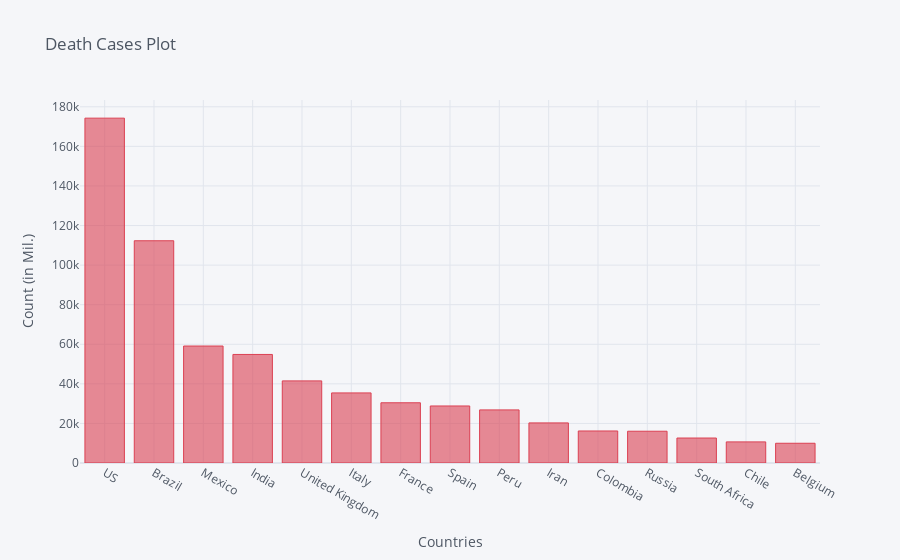

Write notebook code for a chart like this one.
### Code cell
death_df2_plot.iplot(kind='bar', x='Country/Region', y='8/20/20',color='red',
                    title='Death Cases Plot',xTitle='Countries',yTitle='Count (in Mil.)')

### Figure 1 — Plotly figure (JSON) as saved in the notebook; plotly's stock layout.template omitted (floating-point values rounded to 4 significant figures)
{"data": [{"marker": {"color": "rgba(219, 64, 82, 0.6)", "line": {"color": "rgba(219, 64, 82, 1.0)", "width": 1}}, "name": "8/20/20", "orientation": "v", "text": "", "type": "bar", "x": ["US", "Brazil", "Mexico", "India", "United Kingdom", "Italy", "France", "Spain", "Peru", "Iran", "Colombia", "Russia", "South Africa", "Chile", "Belgium"], "y": [174255, 112304, 59106, 54849, 41489, 35418, 30434, 28813, 26834, 20264, 16183, 16058, 12618, 10671, 9976]}], "layout": {"legend": {"bgcolor": "#F5F6F9", "font": {"color": "#4D5663"}}, "paper_bgcolor": "#F5F6F9", "plot_bgcolor": "#F5F6F9", "title": {"font": {"color": "#4D5663"}, "text": "Death Cases Plot"}, "xaxis": {"gridcolor": "#E1E5ED", "showgrid": true, "tickfont": {"color": "#4D5663"}, "title": {"font": {"color": "#4D5663"}, "text": "Countries"}, "zerolinecolor": "#E1E5ED"}, "yaxis": {"gridcolor": "#E1E5ED", "showgrid": true, "tickfont": {"color": "#4D5663"}, "title": {"font": {"color": "#4D5663"}, "text": "Count (in Mil.)"}, "zerolinecolor": "#E1E5ED"}}}
